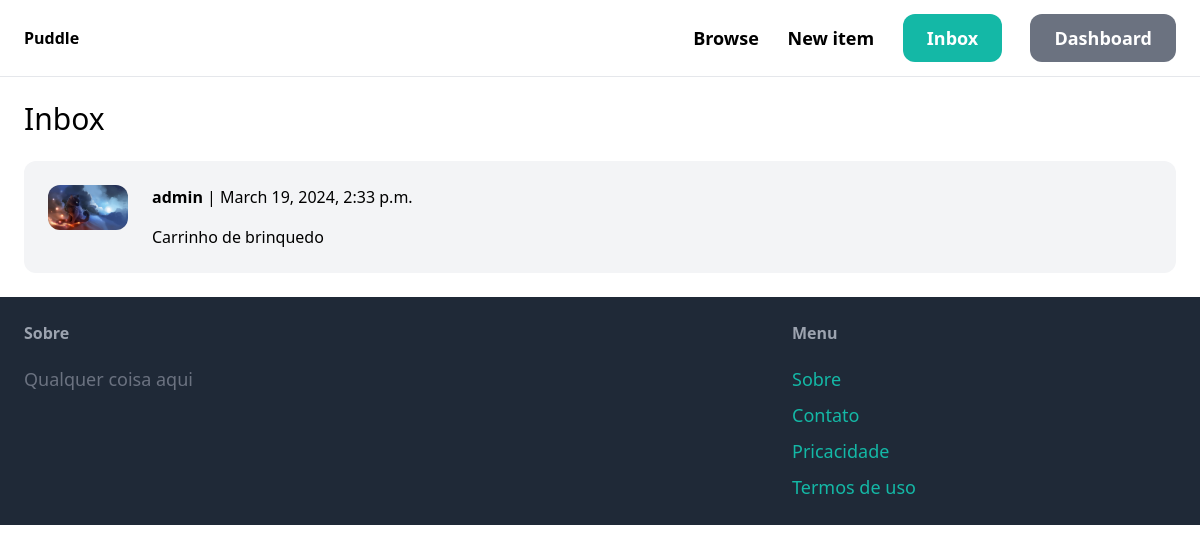
The page /inbox/ (signed in) on the database as committed earlier.
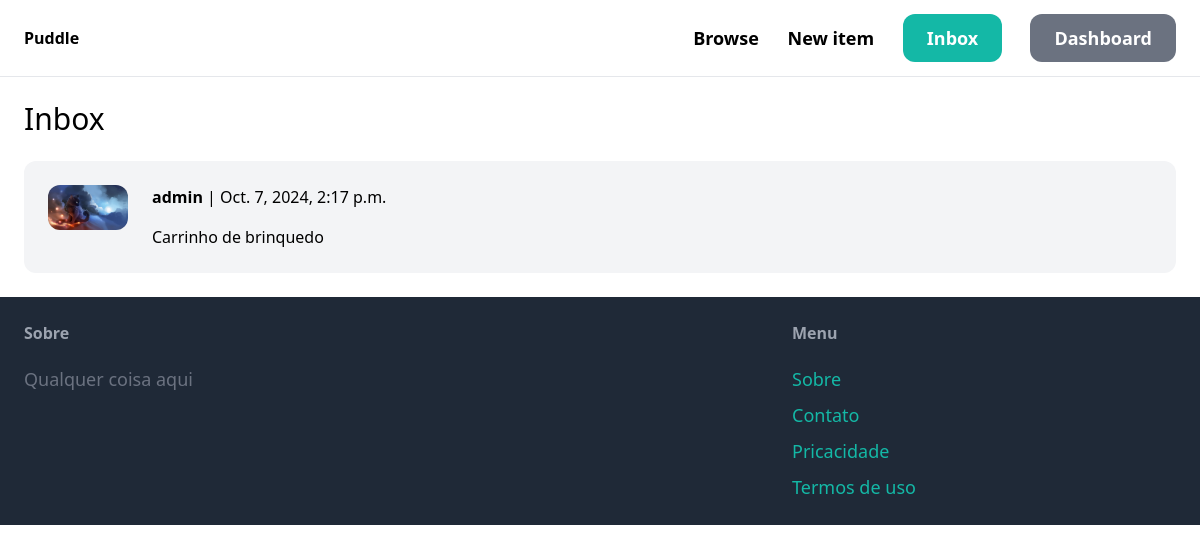
The same page on the database as committed later.
### conversation/models.py (models this page shows)
class Conversation(models.Model):
    item = models.ForeignKey(Item,related_name="conversations",on_delete=models.CASCADE)
    members = models.ManyToManyField(User,related_name='conversations')
    created_at=models.DateTimeField(auto_now_add=True)
    modified_at=models.DateTimeField(auto_now=True)
    class Meta:
        ordering = ('-modified_at',)

### item/models.py (models this page shows, shortened)
class Item(models.Model):
    category = models.ForeignKey(Category,related_name='items', on_delete=models.CASCADE)
    name = models.CharField(max_length=255)
    description = models.TextField(blank=True, null=True)
    price = models.FloatField(validators=[MinValueValidator(0.0)])
    image = models.ImageField(upload_to='item_images',blank=True,null=True)
    is_sold = models.BooleanField(default=False)
    created_at = models.DateTimeField(auto_now_add=True)
    created_by = models.ForeignKey(User,related_name ='items', on_delete = models.CASCADE)

### conversation/views.py (the view)
# urls.py: path('',views.inbox, name="inbox"),
@login_required
def inbox(request):
    conversations = Conversation.objects.filter(members__in=[request.user.id])
    return render(request,'conversation/inbox.html',{
        'conversations':conversations
    })

### conversation/templates/conversation/inbox.html (shortened to what this page needs)
{% extends "core/base.html" %}
{% block content %}
<h1 class="mb-6 text-3xl">Inbox</h1>
<div class="space-y-6">
    {% for conversation in conversations %}
        <a href="{% url "conversation:detail" conversation.id %}">
            <div class="p-6 flex bg-gray-100 rounded-xl">
                <div class="pr-6">
                    <img src="{{conversation.item.image.url}}" class="w-20 rounded-xl">
                </div>
                <div>
                    {% for member in conversation.members.all %}
                        {% if member != request.user %}
                            <p class="mb-4"><strong>{{member.username}}</strong> | {{conversation.modified_at}}</p>
                            <p>{{conversation.item.name}}</p>
                        {% endif %}
                    {% endfor %}
                </div>
            </div>
        </a>
    {% endfor %}
</div>
{% endblock %}

Rows that differ between the two databases and show on the page:
changed Conversation "Carrinho de brinquedo": modified_at "March 19, 2024, 2:33 p.m." → "Oct. 7, 2024, 2:17 p.m."
